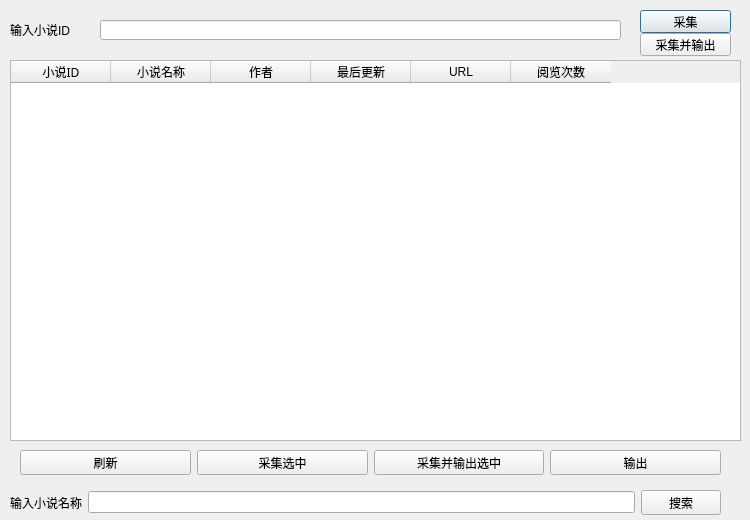
<?xml version="1.0" encoding="UTF-8"?>
<ui version="4.0">
 <class>uiesj</class>
 <widget class="QDialog" name="uiesj">
  <property name="geometry">
   <rect>
    <x>0</x>
    <y>0</y>
    <width>750</width>
    <height>520</height>
   </rect>
  </property>
  <property name="sizePolicy">
   <sizepolicy hsizetype="Fixed" vsizetype="Fixed">
    <horstretch>0</horstretch>
    <verstretch>0</verstretch>
   </sizepolicy>
  </property>
  <property name="minimumSize">
   <size>
    <width>750</width>
    <height>520</height>
   </size>
  </property>
  <property name="maximumSize">
   <size>
    <width>750</width>
    <height>520</height>
   </size>
  </property>
  <property name="windowTitle">
   <string>esj_ui</string>
  </property>
  <widget class="QTableWidget" name="record_list">
   <property name="geometry">
    <rect>
     <x>10</x>
     <y>60</y>
     <width>731</width>
     <height>381</height>
    </rect>
   </property>
   <property name="sizePolicy">
    <sizepolicy hsizetype="Fixed" vsizetype="Fixed">
     <horstretch>0</horstretch>
     <verstretch>0</verstretch>
    </sizepolicy>
   </property>
   <column>
    <property name="text">
     <string>小说ID</string>
    </property>
    <property name="font">
     <font>
      <family>Adobe Devanagari</family>
     </font>
    </property>
   </column>
   <column>
    <property name="text">
     <string>小说名称</string>
    </property>
   </column>
   <column>
    <property name="text">
     <string>作者</string>
    </property>
   </column>
   <column>
    <property name="text">
     <string>最后更新</string>
    </property>
   </column>
   <column>
    <property name="text">
     <string>URL</string>
    </property>
   </column>
   <column>
    <property name="text">
     <string>阅览次数</string>
    </property>
   </column>
  </widget>
  <widget class="QPushButton" name="pushButton_p">
   <property name="geometry">
    <rect>
     <x>640</x>
     <y>10</y>
     <width>91</width>
     <height>23</height>
    </rect>
   </property>
   <property name="text">
    <string>采集</string>
   </property>
  </widget>
  <widget class="QLineEdit" name="txt_t__id">
   <property name="geometry">
    <rect>
     <x>100</x>
     <y>20</y>
     <width>521</width>
     <height>20</height>
    </rect>
   </property>
  </widget>
  <widget class="QLabel" name="label">
   <property name="geometry">
    <rect>
     <x>10</x>
     <y>20</y>
     <width>91</width>
     <height>20</height>
    </rect>
   </property>
   <property name="text">
    <string>输入小说ID</string>
   </property>
  </widget>
  <widget class="QWidget" name="layoutWidget">
   <property name="geometry">
    <rect>
     <x>20</x>
     <y>450</y>
     <width>701</width>
     <height>25</height>
    </rect>
   </property>
   <layout class="QHBoxLayout" name="horizontalLayout">
    <item>
     <widget class="QPushButton" name="pushButton_s_r">
      <property name="text">
       <string>刷新</string>
      </property>
     </widget>
    </item>
    <item>
     <widget class="QPushButton" name="pushButton_s_p">
      <property name="text">
       <string>采集选中</string>
      </property>
     </widget>
    </item>
    <item>
     <widget class="QPushButton" name="pushButton_s_op">
      <property name="text">
       <string>采集并输出选中</string>
      </property>
     </widget>
    </item>
    <item>
     <widget class="QPushButton" name="pushButton_s_o">
      <property name="text">
       <string>输出</string>
      </property>
     </widget>
    </item>
   </layout>
  </widget>
  <widget class="QPushButton" name="pushButton_op">
   <property name="geometry">
    <rect>
     <x>640</x>
     <y>33</y>
     <width>91</width>
     <height>23</height>
    </rect>
   </property>
   <property name="text">
    <string>采集并输出</string>
   </property>
  </widget>
  <widget class="QWidget" name="layoutWidget">
   <property name="geometry">
    <rect>
     <x>10</x>
     <y>490</y>
     <width>711</width>
     <height>25</height>
    </rect>
   </property>
   <layout class="QGridLayout" name="gridLayout">
    <item row="0" column="0">
     <widget class="QLabel" name="label_2">
      <property name="text">
       <string>输入小说名称</string>
      </property>
     </widget>
    </item>
    <item row="0" column="1">
     <widget class="QLineEdit" name="n_name"/>
    </item>
    <item row="0" column="2">
     <widget class="QPushButton" name="pushButton_s_n">
      <property name="text">
       <string>搜索</string>
      </property>
     </widget>
    </item>
   </layout>
  </widget>
  <zorder>layoutWidget</zorder>
  <zorder>layoutWidget</zorder>
  <zorder>record_list</zorder>
  <zorder>pushButton_p</zorder>
  <zorder>txt_t__id</zorder>
  <zorder>label</zorder>
  <zorder>pushButton_op</zorder>
 </widget>
 <resources/>
 <connections/>
</ui>
